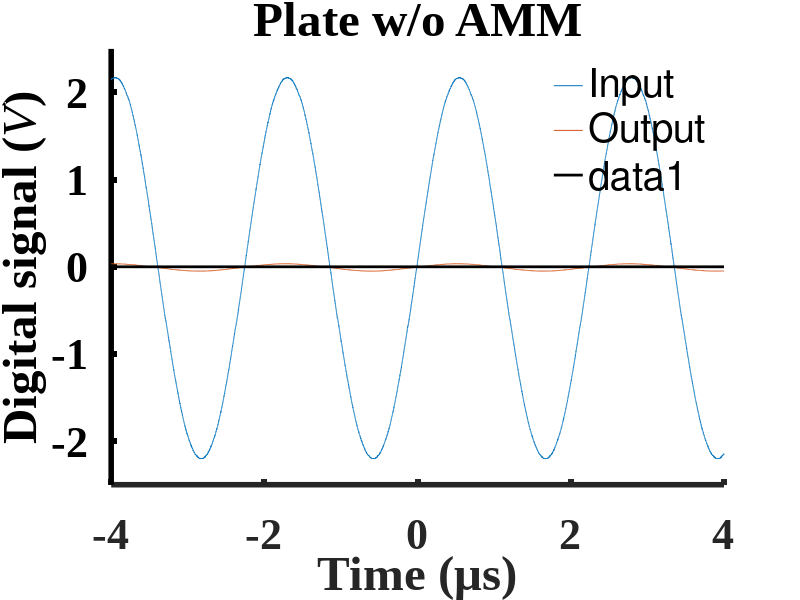

Recreate this plot in MATLAB. (Note: this script raises an error after producing the figure.)
% function createfigure(X1, YMatrix1)
%CREATEFIGURE(X1, YMatrix1)
%  X1:  vector of plot x data
%  YMATRIX1:  matrix of plot y data

%  Auto-generated by MATLAB on 04-Apr-2023 11:29:20

% load data
load('E_harvesting_230303_plate_wo_AMM_2.2Vpp.mat');

% Create figure
figure;

% figure size setting
x0=50;
y0=50;

height = 800;
width=height*(4/3);

set(gcf,'position',[x0,y0,width,height])

% Create axes
axes1 = axes;
hold(axes1,'on');

% Create multiple line objects using matrix input to plot
plot1 = plot(X1,YMatrix1);
set(plot1(1),'DisplayName','Input',...
    'Color',[0 0.447058826684952 0.74117648601532]);
set(plot1(2),'DisplayName','Output',...
    'Color',[0.850980401039124 0.325490206480026 0.0980392172932625]);

% Create line (y = 0)
line(xlim(), [0,0], 'LineWidth', 2, 'Color', 'k');

% Create ylabel
ylabel('Digital signal ({\itV})','FontWeight','bold','FontSize',32,...
    'FontName','Times New Roman');

% Create xlabel
xlabel('Time ({\mus})','FontWeight','bold','FontSize',32,...
    'FontName','Times New Roman');

% Create title
title('Plate w/o AMM');

% Uncomment the following line to preserve the X-limits of the axes
xlim(axes1,[-4e-06 4e-06]);
% Uncomment the following line to preserve the Y-limits of the axes
ylim(axes1,[-2.5 2.5]);
hold(axes1,'off');
% Set the remaining axes properties
set(axes1,'FontName','Times New Roman','FontSize',32,'FontWeight','bold',...
    'LineWidth',4,'XGrid','off','XTick',[-4e-06 -2e-06 0 2e-06 4e-06],...
    'XTickLabel',{'-4','-2','0','2','4'},'YColor',[0 0 0],'YGrid','off','ZGrid',...
    'on');
% Create legend
legend(axes1,'show');
legend box off
set(legend1,'Location','northwest');
